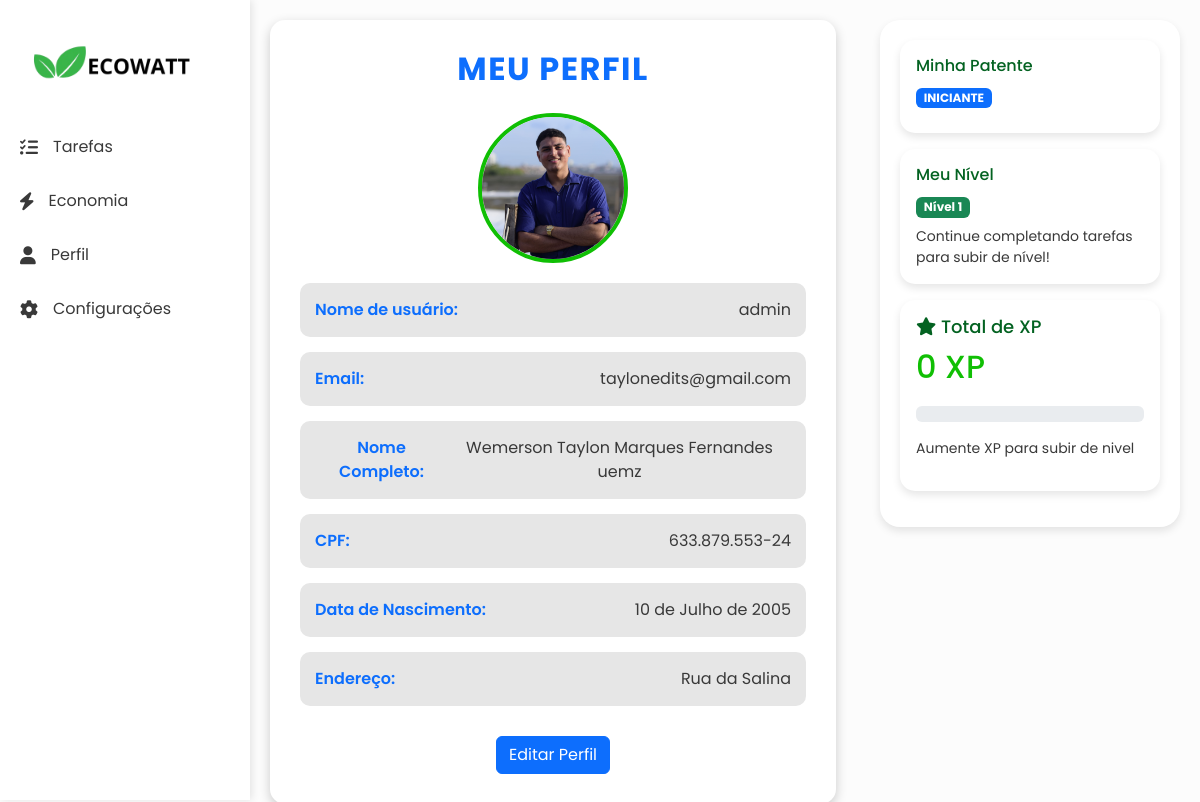
Screenshot of /user/perfil/ (signed in) with the database file from the repository.
### user/models.py (models this page shows, shortened)
class UserPerfil(models.Model):
    usuario = models.OneToOneField(
        User, on_delete=models.CASCADE, related_name='perfil_energia')
    nome_completo = models.CharField(max_length=220)
    foto = models.ImageField(upload_to='perfil_fotos/', blank=True,
                             null=True, help_text="Foto de perfil do usuário")
    cpf = models.CharField(max_length=14, help_text="CPF do usuário")
    data_nascimento = models.DateField(
        help_text="Data de nascimento do usuário", default=date(2007, 1, 1))
    cep = models.CharField(max_length=9, help_text="CEP do usuário")
    endereco = models.CharField(
        max_length=220, blank=True, null=True, help_text="Endereço completo")
    estado = models.CharField(
        max_length=2, blank=True, null=True, help_text="Estado da instalação (ex: PI)")
    cidade = models.CharField(
        max_length=100, blank=True, null=True, help_text="Cidade do usuário")
    token = models.CharField(max_length=255, blank=True,
                             null=True, help_text="Token de autenticação")

### dashboard/models.py (models this page shows, shortened)
class PerfilGamer(models.Model):
    user = models.OneToOneField(
        User, on_delete=models.CASCADE, related_name='perfil')
    nivel = models.PositiveIntegerField(default=1)  # Nível atual
    experiencia = models.PositiveIntegerField(default=0)  # XP acumulada
    patente = models.CharField(
        max_length=50, choices=PATENTES, default='INICIANTE')  # Patente atual
    def progresso_para_proximo_nivel(self):
        xp_necessario = 50  # XP necessário para subir de nível
        xp_atual = self.experiencia % xp_necessario  # XP acumulada no nível atual
        return (xp_atual / xp_necessario) * 100  # Retorna a porcentagem

### user/views.py (the view)
# urls.py: path('perfil/', views.perfil, name="perfil"),
@login_required
def perfil(request):
    user = request.user
    try:
        perfil = user.perfil_energia  # Usa o related_name definido no modelo
    except UserPerfil.DoesNotExist:
        perfil = UserPerfil(usuario=user)
        perfil.save()
    return render(request, 'perfil.html', {'perfil': user, 'user_perfil': perfil})

### dashboard/context_processors.py (called while the page is built)
def dados_dashboard(request):
    if request.user.is_authenticated:
        perfil, created = PerfilGamer.objects.get_or_create(user=request.user)
        pontuacao_atual = perfil.experiencia
        patente = perfil.get_patente_display()
        return {
            'pontuacao_atual': pontuacao_atual,
            'patente': patente
        }
    return {}

### user/templates/perfil.html (shortened to what this page needs)
{% extends 'dashboard.html' %}
{% load static %}
{% block link_extras %}
    <link rel="stylesheet" href="{% static 'css/user/perfil.css' %}" />
{% endblock %}
{% block main %}
<div class="perfil-container">
    <h1>Meu Perfil</h1>
    <div class="perfil-foto">
        {% if user_perfil.foto %}
            <img src="{{ user_perfil.foto.url }}" alt="Foto de perfil">
        {% else %}
            <i class="fas fa-user icone-usuario"></i>
        {% endif %}
    </div>
    <div class="perfil-info">
        <div class="info-item">
            <strong>Nome de usuário:</strong> <span>{{ perfil.username }}</span>
        </div>
        <div class="info-item">
            <strong>Email:</strong> <span>{{ perfil.email }}</span>
        </div>
        <div class="info-item">
            <strong>Nome Completo:</strong> <span>{{ user_perfil.nome_completo }}</span>
        </div>
        <div class="info-item">
            <strong>CPF:</strong> <span>{{ user_perfil.cpf }}</span>
        </div>
        <div class="info-item">
            <strong>Data de Nascimento:</strong> <span>{{ user_perfil.data_nascimento }}</span>
        </div>
        <div class="info-item">
            <strong>Endereço:</strong> <span>{{ user_perfil.endereco }}</span>
        </div>
    </div>
    <div class="perfil-actions">
        <a href="{% url 'completar-perfil' %}" class="btn btn-primary">Editar Perfil</a>
    </div>
</div>
{% endblock %}

### dashboard/templates/dashboard.html (shortened to what this page needs)
{% load static %}
<!DOCTYPE html>
<html lang="pt-BR">
  <head>
    {% block link_extras %}{% endblock %}
    <link
      href="https://cdn.jsdelivr.net/npm/bootstrap@5.3.0/dist/css/bootstrap.min.css"
      rel="stylesheet"
    />
    <link
      href="https://cdnjs.cloudflare.com/ajax/libs/font-awesome/6.0.0-beta3/css/all.min.css"
      rel="stylesheet"
    />
    <link rel="stylesheet" href="{% static 'css/dashboard/dashboard.css' %}" />
    <link rel="stylesheet" href="{% static 'css/css-global.css' %}" />
  </head>
  <body>
    <div class="sidebar">
      <img
        class="logomarca"
        src="{% static 'img/main_pages/ECOWATT.png' %}"
        alt=""
      />
      <a href="{% url 'dashboard' %}"><i class="fas fa-tasks"></i> Tarefas</a>
      <a href="{% url 'pagina-economia' %}"><i class="fas fa-bolt"></i> Economia</a>
      <a href="{% url 'perfil' %}"><i class="fas fa-user"></i> Perfil</a>
      <a href="#"><i class="fas fa-cog"></i> Configurações</a>
    </div>
    <div class="main-content">
      <div class="row">
        <div class="col-md-8">
          {% block main %}{% endblock %}
        </div>
        <div class="col-md-4">
          <div class="right-panel">
            <div class="card mb-3">
              <div class="card-body">
                <h5 class="card-title">Minha Patente</h5>
                <div class="patente-badge">
                  <span class="badge bg-primary"
                    >{{ request.user.perfil.patente }}</span
                  >
                </div>
              </div>
            </div>
            <div class="card mb-3">
              <div class="card-body">
                <h5 class="card-title">Meu Nível</h5>
                <div class="nivel-badge">
                  <span class="badge bg-success"
                    >Nível {{ request.user.perfil.nivel }}</span
                  >
                </div>
                <p class="card-text mt-2">
                  Continue completando tarefas para subir de nível!
                </p>
              </div>
            </div>
            <div class="card mb-3">
              <div class="card-body">
                <h4><i class="fas fa-star"></i> Total de XP</h4>
                <h2>{{ request.user.perfil.experiencia }} XP</h2>
                <div class="progress mb-3">
                </div>
                <p>Aumente XP para subir de nivel</p>
              </div>
            </div>
          </div>
        </div>
      </div>
    </div>
  </body>
</html>

### static/css/user/perfil.css (style rules this page uses)
.perfil-container { background-color: white; padding: 30px; border-radius: 15px; box-shadow: 0 4px 12px rgba(0, 0, 0, 0.2); max-width: 800px; margin: 0 auto; text-align: center; }
.perfil-container h1 { color: var(--blue-button); font-size: 32px; margin-bottom: 25px; font-weight: 700; text-transform: uppercase; letter-spacing: 1.5px; }
.perfil-foto { width: 150px; height: 150px; border-radius: 50%; background-color: var(--gray-light); margin: 0 auto 20px; overflow: hidden; display: flex; align-items: center; justify-content: center; border: 4px solid var(--green-accent); }
.perfil-foto img { width: 100%; height: 100%; object-fit: cover; }
.perfil-info { display: flex; flex-direction: column; gap: 15px; margin-top: 20px; }
.info-item { display: flex; justify-content: space-between; padding: 15px; background-color: var(--gray-light); border-radius: 10px; transition: transform 0.3s, box-shadow 0.3s; }
.info-item strong { color: var(--blue-button); font-weight: 600; }
.info-item span { color: var(--text-gray); }
.perfil-actions { text-align: center; margin-top: 30px; }

### static/css/dashboard/dashboard.css (style rules this page uses)
html, body { height: 100%; margin: 0; padding: 0; font-family: "Poppins", sans-serif; background-color: #fcfcfc; }
.logomarca { width: 200px; height: 100px; object-fit: cover; }
.sidebar { width: 250px; height: 100vh; position: fixed; padding: 20px 10px; box-shadow: 2px 0 8px rgba(0, 0, 0, 0.1); background-color: white; }
.sidebar a { display: flex; align-items: center; padding: 15px 10px; color: var(--text-gray); text-decoration: none; font-size: 16px; border-radius: 10px; transition: background-color 0.3s, transform 0.2s; }
.sidebar i { margin-right: 15px; font-size: 18px; }
.main-content { margin-left: 250px; padding: 20px; display: flex; gap: 20px; align-items: flex-start; }
.col-md-8 { flex: 2; width: 100%; }
.col-md-4 { width: 300px; flex-shrink: 0; }
.row { display: flex; gap: 20px; width: 100%; }
.col-md-4 { width: 300px; }
.right-panel { position: fixed; top: 20px; right: 20px; width: 300px; background-color: white; border-radius: 20px; box-shadow: 0 4px 8px rgba(0, 0, 0, 0.1); padding: 20px; max-height: calc(100vh - 40px); overflow-y: auto; }
.right-panel .card { border: none; border-radius: 15px; box-shadow: 0 4px 8px rgba(0, 0, 0, 0.1); }
.right-panel h4 { color: var(--green-very-dark); font-size: 18px; margin-bottom: 10px; }
.right-panel h2 { color: var(--green-accent); font-size: 32px; margin-bottom: 20px; }
.right-panel h5 { color: var(--green-very-dark); font-size: 16px; margin-bottom: 10px; }
.right-panel p { color: var(--text-gray); font-size: 14px; }

### static/css/css-global.css (style rules this page uses)
:root { --green-light: #4db9db; --gray-light:#e6e6e6; --text-gray:#393939; --blue-button:#0d6efd; --blue-button-hover:#6bb1e4; --text-gray-light:#ddd; --green-medium-light: #4bc954; --green-dark: #067302; --green-very-dark: #036221; --green-accent: #10bf04; }

### rows the page displays
UserPerfil: foto (picture), nome_completo "Wemerson Taylon Marques Fernandes uemz", cpf "633.879.553-24", data_nascimento "10 de Julho de 2005", endereco "Rua da Salina"

### other values shown
{{ perfil.username }} "admin"
{{ perfil.email }} "taylonedits@gmail.com"
{{ request.user.perfil.patente }} "INICIANTE"
{{ request.user.perfil.nivel }} "1"
{{ request.user.perfil.experiencia }} "0"
